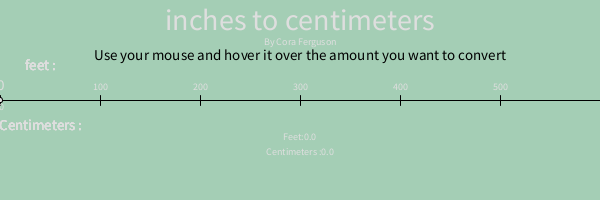
Frame 1 (no input)
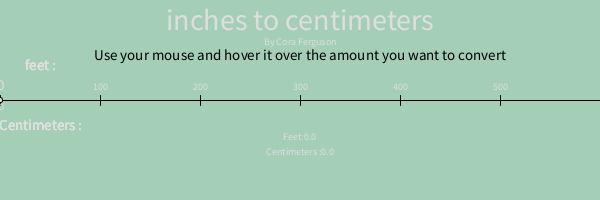
Frame 60 (the mouse pressed at the canvas centre just before this capture)
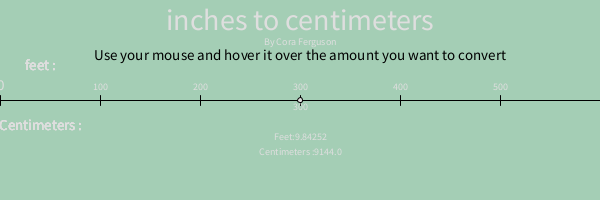
Frame 120 (the mouse held since frame 60 and released just before this capture)

The Processing sketch that drew these frames (run headless with seeded random() and noise(); from frame 60 on, the mouse is pressed at the canvas centre):

// Processing sketch: feet_to_centimeters
// ── feet_to_centimeters.pde
//Cora Ferguson || feet to centimeters
void setup() {
  size(600, 200);
  background(164, 206, 181);
}

void draw() {
  background(164, 206, 181);
  fill(222);
  textAlign(CENTER);
  textSize(30);
  text("inches to centimeters", width/2, 30);
  textSize(10);
  text("By Cora Ferguson", width/2, 45);
  fill(0, 0, 0);
  textSize(15);
  text("Use your mouse and hover it over the amount you want to convert", width/2, 60);
  fill(222);
  line(0, 100, width, 100);
  for (int i=0; i<width; i+=100) {
    line(i, 95, i, 105);
    text(i, i, 90);
    textSize(15);
    text("feet :", height/5, 70);
    textSize(15);
    text("Centimeters :", height/5, 130);
    textSize(10);
  }
  ellipse(mouseX, 100, 5, 5);
  text(mouseX, mouseX, 110);
  text("Feet:" + euToUsd(mouseX), width/2, 140);
  text("Centimeters :" + UsdToEu(mouseX), width/2, 155);
}

float euToUsd(float val) {
  val = val/30.48;
  return val;
}

float UsdToEu(float val) {
  val = val*30.48;
  return val;
}
